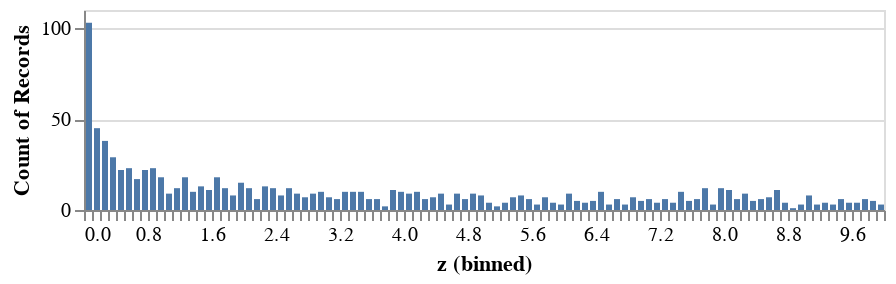

Here is the notebook cell this chart was saved with:
### Markdown cell above
Many of you are probably already familiar with histograms. Histograms are a way of visualizing observed data. Each observed value is stacked up on top of its approximate label (e.g. any $z$ between 0.5 and 1.5 is labeled "1") and the counts are plotted:

### Code cell
z = [realize_cont(Z) for i in range(1000)] # 1000 draws from Z

plot_df = pd.DataFrame({'z':z})
alt.Chart(plot_df, height=100, width=400).mark_bar().encode(
    alt.X('z', bin=alt.Bin(maxbins=100)),
    y='count()'
)

### Figure 1 — Vega-Lite specification as saved in the notebook (floating-point values rounded to 4 significant figures; data arrays with more than 128 entries replaced by an {"elided": "..."} marker saying what was removed)
{"$schema": "https://vega.github.io/schema/vega-lite/v3.4.0.json", "config": {"mark": {"tooltip": null}, "view": {"height": 300, "width": 400}}, "data": {"name": "data-dd5cc3f6f6ec30630d3c7599c5fc6661"}, "datasets": {"data-dd5cc3f6f6ec30630d3c7599c5fc6661": {"elided": "1000 records"}}, "encoding": {"x": {"bin": {"maxbins": 100}, "field": "z", "type": "quantitative"}, "y": {"aggregate": "count", "type": "quantitative"}}, "height": 100, "mark": "bar", "width": 400}
